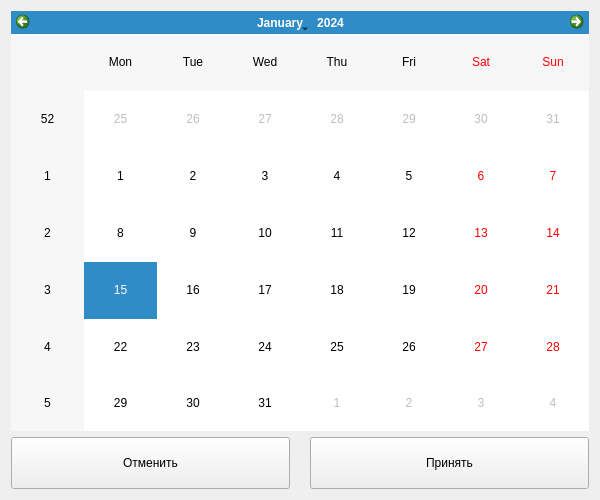
<?xml version="1.0" encoding="UTF-8"?>
<ui version="4.0">
 <class>CalendarPage</class>
 <widget class="QWidget" name="CalendarPage">
  <property name="geometry">
   <rect>
    <x>0</x>
    <y>0</y>
    <width>600</width>
    <height>500</height>
   </rect>
  </property>
  <property name="minimumSize">
   <size>
    <width>600</width>
    <height>500</height>
   </size>
  </property>
  <property name="maximumSize">
   <size>
    <width>600</width>
    <height>500</height>
   </size>
  </property>
  <property name="windowTitle">
   <string>Form</string>
  </property>
  <layout class="QVBoxLayout" name="verticalLayout">
   <item>
    <widget class="QCalendarWidget" name="calendarWidget"/>
   </item>
   <item>
    <layout class="QHBoxLayout" name="horizontalLayout">
     <property name="spacing">
      <number>20</number>
     </property>
     <item>
      <widget class="QPushButton" name="cancelButton">
       <property name="minimumSize">
        <size>
         <width>0</width>
         <height>52</height>
        </size>
       </property>
       <property name="text">
        <string>Отменить</string>
       </property>
      </widget>
     </item>
     <item>
      <widget class="QPushButton" name="confirmButton">
       <property name="minimumSize">
        <size>
         <width>0</width>
         <height>52</height>
        </size>
       </property>
       <property name="text">
        <string>Принять</string>
       </property>
      </widget>
     </item>
    </layout>
   </item>
  </layout>
 </widget>
 <resources/>
 <connections/>
</ui>
